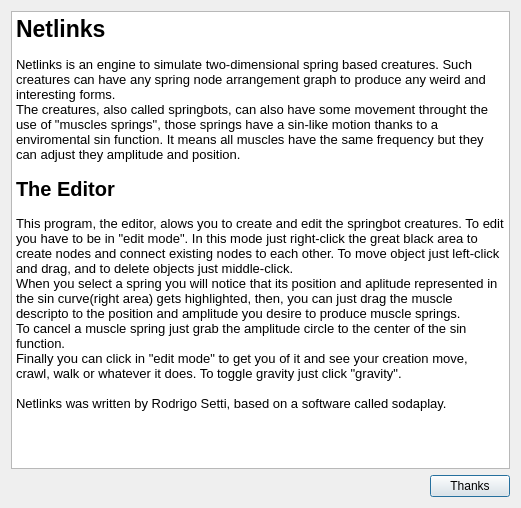
<ui version="4.0" >
 <class>Dialog</class>
 <widget class="QDialog" name="Dialog" >
  <property name="geometry" >
   <rect>
    <x>0</x>
    <y>0</y>
    <width>521</width>
    <height>508</height>
   </rect>
  </property>
  <property name="windowTitle" >
   <string>Netlinks - About</string>
  </property>
  <property name="windowIcon" >
   <iconset resource="../../../../../../../src/python/netlinks/src/editorqt/img/resource.qrc" >:/acoes/icone.png</iconset>
  </property>
  <layout class="QGridLayout" >
   <item row="0" column="0" colspan="2" >
    <widget class="QTextBrowser" name="textBrowser" >
     <property name="html" >
      <string>&lt;html>&lt;head>&lt;meta name="qrichtext" content="1" />&lt;style type="text/css">
p, li { white-space: pre-wrap; }
&lt;/style>&lt;/head>&lt;body style=" font-family:'Sans Serif'; font-size:10pt; font-weight:400; font-style:normal;">
&lt;p style=" margin-top:0px; margin-bottom:0px; margin-left:0px; margin-right:0px; -qt-block-indent:0; text-indent:0px;">&lt;span style=" font-size:17pt; font-weight:600;">Netlinks&lt;/span>&lt;/p>
&lt;p style="-qt-paragraph-type:empty; margin-top:0px; margin-bottom:0px; margin-left:0px; margin-right:0px; -qt-block-indent:0; text-indent:0px;">&lt;/p>
&lt;p style=" margin-top:0px; margin-bottom:0px; margin-left:0px; margin-right:0px; -qt-block-indent:0; text-indent:0px;">Netlinks is an engine to simulate two-dimensional spring based creatures. Such creatures can have any spring node arrangement graph to produce any weird and interesting forms.&lt;/p>
&lt;p style=" margin-top:0px; margin-bottom:0px; margin-left:0px; margin-right:0px; -qt-block-indent:0; text-indent:0px;">The creatures, also called springbots, can also have some movement throught the use of "muscles springs", those springs have a sin-like motion thanks to a enviromental sin function. It means all muscles have the same frequency but they can adjust they amplitude and position.&lt;/p>
&lt;p style="-qt-paragraph-type:empty; margin-top:0px; margin-bottom:0px; margin-left:0px; margin-right:0px; -qt-block-indent:0; text-indent:0px;">&lt;/p>
&lt;p style=" margin-top:0px; margin-bottom:0px; margin-left:0px; margin-right:0px; -qt-block-indent:0; text-indent:0px;">&lt;span style=" font-size:15pt; font-weight:600;">The Editor&lt;/span>&lt;/p>
&lt;p style="-qt-paragraph-type:empty; margin-top:0px; margin-bottom:0px; margin-left:0px; margin-right:0px; -qt-block-indent:0; text-indent:0px;">&lt;/p>
&lt;p style=" margin-top:0px; margin-bottom:0px; margin-left:0px; margin-right:0px; -qt-block-indent:0; text-indent:0px;">This program, the editor, alows you to create and edit the springbot creatures. To edit you have to be in "edit mode". In this mode just right-click the great black area to create nodes and connect existing nodes to each other. To move object just left-click and drag, and to delete objects just middle-click.&lt;/p>
&lt;p style=" margin-top:0px; margin-bottom:0px; margin-left:0px; margin-right:0px; -qt-block-indent:0; text-indent:0px;">When you select a spring you will notice that its position and aplitude represented in the sin curve(right area) gets highlighted, then, you can just drag the muscle descripto to the position and amplitude you desire to produce muscle springs.&lt;/p>
&lt;p style=" margin-top:0px; margin-bottom:0px; margin-left:0px; margin-right:0px; -qt-block-indent:0; text-indent:0px;">To cancel a muscle spring just grab the amplitude circle to the center of the sin function.&lt;/p>
&lt;p style=" margin-top:0px; margin-bottom:0px; margin-left:0px; margin-right:0px; -qt-block-indent:0; text-indent:0px;">Finally you can click in "edit mode" to get you of it and see your creation move, crawl, walk or whatever it does. To toggle gravity just click "gravity".&lt;/p>
&lt;p style="-qt-paragraph-type:empty; margin-top:0px; margin-bottom:0px; margin-left:0px; margin-right:0px; -qt-block-indent:0; text-indent:0px;">&lt;/p>
&lt;p style=" margin-top:0px; margin-bottom:0px; margin-left:0px; margin-right:0px; -qt-block-indent:0; text-indent:0px;">Netlinks was written by Rodrigo Setti, based on a software called sodaplay.&lt;/p>&lt;/body>&lt;/html></string>
     </property>
    </widget>
   </item>
   <item row="1" column="1" >
    <widget class="QPushButton" name="pushButton" >
     <property name="text" >
      <string>Thanks</string>
     </property>
    </widget>
   </item>
   <item row="1" column="0" >
    <spacer>
     <property name="orientation" >
      <enum>Qt::Horizontal</enum>
     </property>
     <property name="sizeHint" >
      <size>
       <width>40</width>
       <height>20</height>
      </size>
     </property>
    </spacer>
   </item>
  </layout>
 </widget>
 <resources>
  <include location="../../../../../../../src/python/netlinks/src/editorqt/img/resource.qrc" />
 </resources>
 <connections>
  <connection>
   <sender>pushButton</sender>
   <signal>clicked()</signal>
   <receiver>Dialog</receiver>
   <slot>close()</slot>
   <hints>
    <hint type="sourcelabel" >
     <x>474</x>
     <y>492</y>
    </hint>
    <hint type="destinationlabel" >
     <x>333</x>
     <y>489</y>
    </hint>
   </hints>
  </connection>
 </connections>
</ui>
